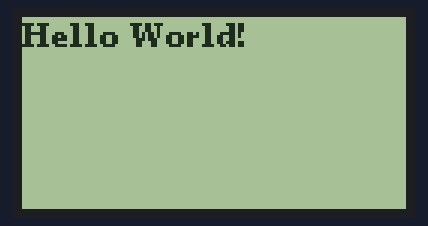
A sketch run on a simulated Arduino Uno, built with avr-gcc and run on an emulated ATmega328P. Shown: 128×64 one-colour display.

Above: at 0.1 s.

The sketch:

U8G2_test.ino
```cpp
// ²âÊÔu8g2 128*64 ÆÁÄ»
/**
 * ½ÓÏß£º
 *           128*64 ÆÁÄ»              Arduino UNO
 *              GND -------------> GND
 *              VCC -------------> 5V
 *              RS  -------------> D10
 *              R/W -------------> D9
 *              E   -------------> D8
 *              PSB -------------> GND
 *              RST -------------> D11
 *              BLA -------------> 3.3V
 *              BLK -------------> GND
 */
#include <U8g2lib.h>

// ¶¨ÒåÒý½Å
#define CLK 8  // Ê±ÖÓ E
#define MOSI 9 // Êý¾Ý R/W
#define CS 10  // Æ¬Ñ¡ RS
// #define RST 11 // ¸´Î»


/****************************************************************************************************
 * BufferDrawingÄ£Ê½
 * ×¢Òâ³õÊ¼»¯Ê±ºòÓÃ      U8G2_ST7920_128X64_F_SW_SPI u8g2(U8G2_R0, SCK, MOSI, CS);
 ****************************************************************************************************/
// ³õÊ¼»¯ÆÁÄ»£¬³¢ÊÔ²»Í¬µÄÐý×ª²ÎÊý
U8G2_ST7920_128X64_F_SW_SPI u8g2(U8G2_R0, CLK, MOSI, CS);

void setup(void)
{
  u8g2.begin(); // ³õÊ¼»¯ÏÔÊ¾ÆÁ
  u8g2.setFont(u8g2_font_ncenB14_tr);
}


void loop()
{

  u8g2.clearBuffer();                 // Çå¿ÕÄÚ²¿»º³åÇø
  u8g2.setFont(u8g2_font_ncenB08_tr); // Ñ¡ÔñºÏÊÊµÄ×ÖÌå
  u8g2.drawStr(0, 10, "Hello World!"); // ½«ÄÚÈÝÐ´ÈëÄÚ²¿»º³åÇø
  u8g2.sendBuffer(); // ½«ÄÚ²¿»º³åÇøÄÚÈÝ´«Êäµ½ÏÔÊ¾ÆÁ
  Serial.println("Display updated");

  delay(1000);
  Serial.println("Loop ended");
}


/*****************************************************************************************************
 * PageDrawingÄ£Ê½
 * ×¢Òâ³õÊ¼»¯Ê±ºòÓÃ      U8G2_ST7920_128X64_1_SW_SPI u8g2(U8G2_R0, CLK, MOSI, CS);
 *****************************************************************************************************/
// U8G2_ST7920_128X64_1_SW_SPI u8g2(U8G2_R0, CLK, MOSI, CS);

// void setup(void)
// {
//   u8g2.begin(); // ³õÊ¼»¯ÏÔÊ¾ÆÁ
//   u8g2.setFont(u8g2_font_ncenB14_tr);
// }

// void loop(void)
// {
//   u8g2.firstPage();
//   do
//   {
//     u8g2.drawStr(0, 24, "Hello World!");
//   } while (u8g2.nextPage());
//   delay(1000); // ÑÓÊ±1Ãë
// }
```
